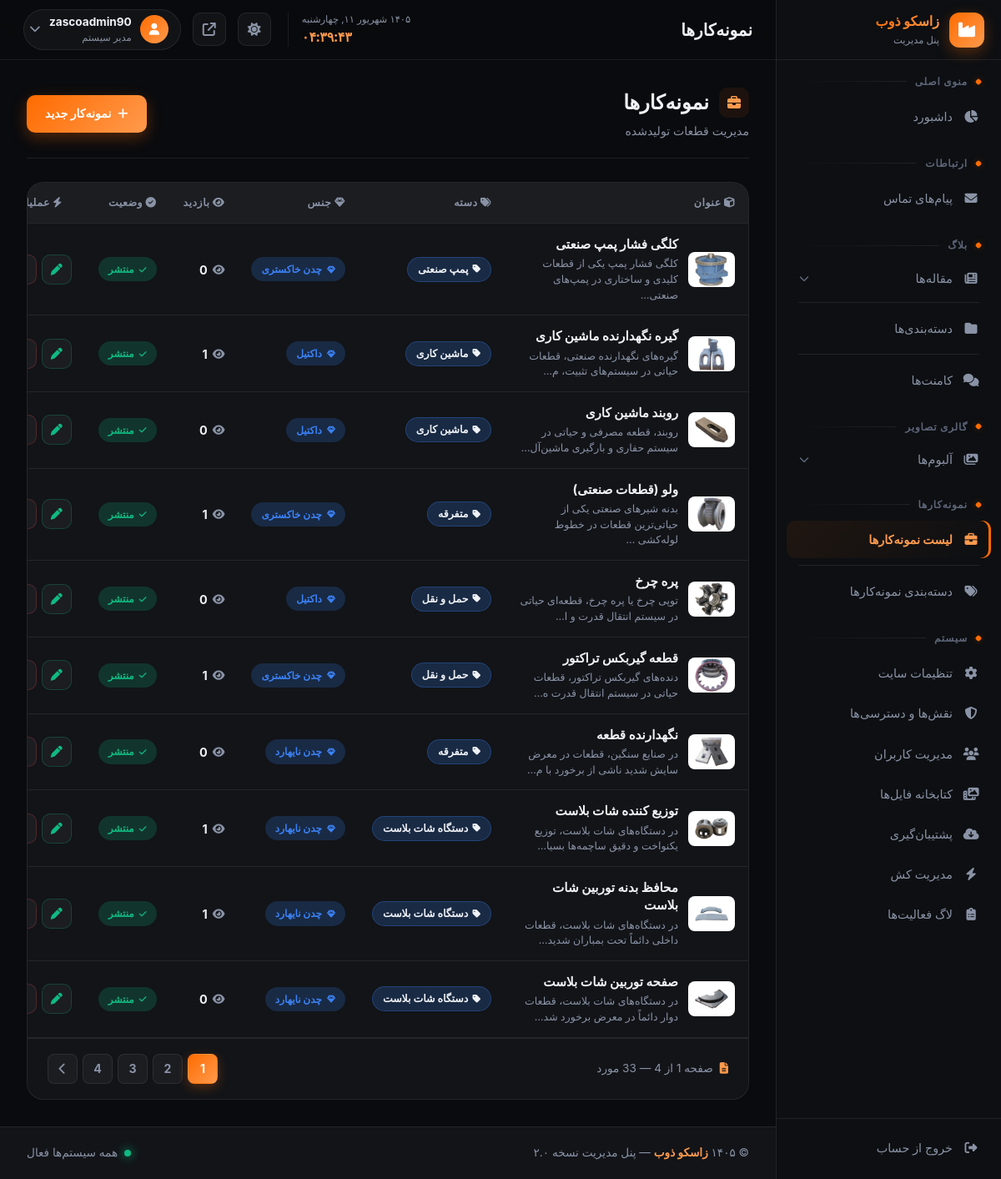
/zasco-admin-x9k2p/portfolio/ (signed in), run on the app's committed database.
### portfolio/models.py (models this page shows, shortened)
class PortfolioItem(SoftDeleteModel):
    title = models.CharField('عنوان قطعه', max_length=200)
    slug = models.SlugField('اسلاگ', max_length=220, unique=True, allow_unicode=True)
    category = models.ForeignKey(
        PortfolioCategory, verbose_name='دسته',
        null=True, blank=True, on_delete=models.SET_NULL, related_name='items'
    )
    summary = models.CharField('خلاصه', max_length=300, blank=True)
    content = RichTextUploadingField('توضیحات کامل', blank=True)
    featured_image = models.ImageField('تصویر شاخص', upload_to='portfolio/%Y/%m/')
    image_alt = models.CharField('متن جایگزین تصویر (سئو)', max_length=200, blank=True)
    material = models.CharField('جنس آلیاژ', max_length=100, blank=True)
    weight = models.CharField('وزن قطعه', max_length=50, blank=True)
    standard = models.CharField('استاندارد', max_length=100, blank=True)
    meta_description = models.CharField('توضیحات متا سئو', max_length=300, blank=True)
    published = models.BooleanField('منتشر شده', default=True)
    views = models.PositiveIntegerField('بازدید', default=0)
    created = models.DateTimeField('تاریخ ایجاد', auto_now_add=True)
    updated = models.DateTimeField('به‌روزرسانی', auto_now=True)
    class Meta:
        verbose_name = 'نمونه‌کار'
        verbose_name_plural = 'نمونه‌کارها'
        ordering = ['-created']

class PortfolioCategory(SoftDeleteModel):
    title = models.CharField('عنوان دسته', max_length=120)
    slug = models.SlugField('اسلاگ', max_length=160, unique=True, allow_unicode=True)
    description = models.TextField('توضیحات سئو', blank=True)
    order = models.PositiveIntegerField('ترتیب', default=0)
    class Meta:
        verbose_name = 'دسته نمونه‌کار'
        verbose_name_plural = 'دسته‌های نمونه‌کار'
        ordering = ['order', 'title']

### panel/views.py (the view)
# urls.py: path('portfolio/', views.portfolio_list, name='portfolio_list'),
@login_required
def portfolio_list(request):
    if not request.user.is_staff:
        return redirect('panel:login')
    items = PortfolioItem.objects.select_related('category').order_by('-created')
    paginator = Paginator(items, 10)
    items = paginator.get_page(request.GET.get('page'))
    return render(request, 'main_pages/portfolio/portfolio_list.html', {'items': items})

### main/context_processors.py (called while the page is built)
def site_settings(request):
    return {'site': SiteSetting.load()}

### main/models.py (called while the page is built)
    def get_queryset(self):
        return super().get_queryset().filter(is_deleted=False)

    @classmethod
    def load(cls):
        obj, _ = cls.objects.get_or_create(pk=1)
        return obj

### panel/context_processors.py (called while the page is built)
def panel_badges(request):
    if not (request.user.is_authenticated and request.user.is_staff):
        return {}
    return {
        'pending_comments': Comment.objects.filter(approved=False, is_deleted=False).count(),
    }

def user_permissions(request):
    if not hasattr(request, 'user') or not request.user.is_authenticated:
        return {'user_perms': UserPermissions(set())}
    if request.user.is_superuser:
        all_perms = {code for code, _ in CustomRole.ALL_PERMISSIONS}
        return {'user_perms': UserPermissions(all_perms)}
    if hasattr(request.user, 'profile') and request.user.profile.role:
        perms = set(request.user.profile.role.permissions)
        return {'user_perms': UserPermissions(perms)}
    return {'user_perms': UserPermissions(set())}

    def __getattr__(self, name):
        return name in self._perms

### panel/templates/main_pages/portfolio/portfolio_list.html (shortened to what this page needs)
{% extends 'layouts/panel_base.html' %}
{% block content %}
<div class="page-header">
    <div>
        <h1 class="page-title"><i class="fa-solid fa-briefcase"></i> نمونه‌کارها</h1>
        <p class="page-subtitle">مدیریت قطعات تولیدشده</p>
    </div>
    <a href="{% url 'panel:portfolio_add' %}" class="btn btn-primary">
        <i class="fa-solid fa-plus"></i> نمونه‌کار جدید
    </a>
</div>
<div class="card">
    <div class="table-responsive">
        <table class="data-table">
            <thead>
                <tr>
                    <th><i class="fa-solid fa-cube"></i> عنوان</th>
                    <th><i class="fa-solid fa-tags"></i> دسته</th>
                    <th><i class="fa-solid fa-gem"></i> جنس</th>
                    <th><i class="fa-solid fa-eye"></i> بازدید</th>
                    <th><i class="fa-solid fa-circle-check"></i> وضعیت</th>
                    <th style="text-align:center;"><i class="fa-solid fa-bolt"></i> عملیات</th>
                </tr>
            </thead>
            <tbody>
                {% for it in items %}
                <tr>
                    <td>
                        <div class="post-title-cell">
                            <div class="post-thumb">
                                {% if it.featured_image %}<img src="{{ it.featured_image.url }}" alt="">{% else %}<i class="fa-solid fa-cube"></i>{% endif %}
                            </div>
                            <div class="post-info">
                                <strong>{{ it.title }}</strong>
                                {% if it.summary %}<span class="post-excerpt">{{ it.summary|truncatechars:60 }}</span>{% endif %}
                            </div>
                        </div>
                    </td>
                    <td>
                        {% if it.category %}
                        <span class="cat-child solo"><i class="fa-solid fa-tag"></i> {{ it.category.title }}</span>
                        {% else %}
                        <span class="text-muted">بدون دسته</span>
                        {% endif %}
                    </td>
                    <td>
                        {% if it.material %}
                        <span class="badge badge-info"><i class="fa-solid fa-gem"></i> {{ it.material }}</span>
                        {% else %}
                        <span class="text-muted">—</span>
                        {% endif %}
                    </td>
                    <td><span class="metric-cell"><i class="fa-solid fa-eye"></i> {{ it.views|default:0 }}</span></td>
                    <td>
                        {% if it.published %}
                        <span class="badge badge-success"><i class="fa-solid fa-check"></i> منتشر</span>
                        {% else %}
                        <span class="badge badge-warning"><i class="fa-solid fa-pen"></i> پیش‌نویس</span>
                        {% endif %}
                    </td>
                    <td>
                        <div class="actions" style="justify-content:center;">
                            <a href="{% url 'panel:portfolio_edit' it.id %}" class="btn-icon success" title="ویرایش"><i class="fa-solid fa-pen"></i></a>
                            <a href="{% url 'panel:portfolio_delete' it.id %}" class="btn-icon danger" title="حذف"
                               onclick="return confirm('آیا از حذف «{{ it.title }}» مطمئن هستید؟');"></a>
                        </div>
                    </td>
                </tr>
                {% endfor %}
            </tbody>
        </table>
    </div>
    {% include 'partials/panel_pagination.html' with page_obj=items %}
</div>
{% endblock %}

### panel/templates/partials/header.html (shortened to what this page needs)
<header class="panel-header">
    <div class="header-right">
        <div class="page-title-wrap">
            <h1 class="page-title" id="pageTitle">داشبورد</h1>
        </div>
    </div>
    <div class="header-left">
        <div class="header-datetime">
            <div class="datetime-date" id="jalaliDate"></div>
            <div class="datetime-time" id="liveTime">--:--</div>
        </div>
        <button class="theme-toggle" id="themeToggle" aria-label="تغییر تم" title="تغییر تم روشن/تیره">
            <i class="fa-solid fa-sun"></i>
        </button>
        <a href="/" target="_blank" class="header-icon-btn" title="مشاهده سایت">
            <i class="fa-solid fa-arrow-up-right-from-square"></i>
        </a>
        <div class="user-menu" id="userMenu">
            <button class="user-btn">
                <div class="user-avatar"><i class="fa-solid fa-user"></i></div>
                <div class="user-info">
                    <strong>{{ request.user.username }}</strong>
                    <small>مدیر سیستم</small>
                </div>
                <i class="fa-solid fa-chevron-down user-chevron"></i>
            </button>
        </div>
    </div>
</header>

### data on the page
PortfolioItem: featured_image (picture), title "کلگی فشار پمپ صنعتی", summary "کلگی فشار پمپ یکی از قطعات کلیدی و ساختاری در پمپ‌های صنعتی…", category "پمپ صنعتی", material "چدن خاکستری", views "0", published True (drawn)
PortfolioItem: featured_image (picture), title "گیره نگهدارنده ماشین کاری", summary "گیره‌های نگهدارنده صنعتی، قطعات حیاتی در سیستم‌های تثبیت، م…", category "ماشین کاری", material "داکتیل", views "1", published True (drawn)
PortfolioItem: featured_image (picture), title "روبند ماشین کاری", summary "روبند، قطعه مصرفی و حیاتی در سیستم حفاری و بارگیری ماشین‌آل…", category "ماشین کاری", material "داکتیل", views "0", published True (drawn)
PortfolioItem: featured_image (picture), title "ولو (قطعات صنعتی)", summary "بدنه شیرهای صنعتی یکی از حیاتی‌ترین قطعات در خطوط لوله‌کشی …", category "متفرقه", material "چدن خاکستری", views "1", published True (drawn)
PortfolioItem: featured_image (picture), title "پره چرخ", summary "توپی چرخ یا پره چرخ، قطعه‌ای حیاتی در سیستم انتقال قدرت و ا…", category "حمل و نقل", material "داکتیل", views "0", published True (drawn)
PortfolioItem: featured_image (picture), title "قطعه گیربکس تراکتور", summary "دنده‌های گیربکس تراکتور، قطعات حیاتی در سیستم انتقال قدرت ه…", category "حمل و نقل", material "چدن خاکستری", views "1", published True (drawn)
PortfolioItem: featured_image (picture), title "نگهدارنده قطعه", summary "در صنایع سنگین، قطعات در معرض سایش شدید ناشی از برخورد با م…", category "متفرقه", material "چدن نایهارد", views "0", published True (drawn)
PortfolioItem: featured_image (picture), title "توزیع کننده شات بلاست", summary "در دستگاه‌های شات بلاست، توزیع یکنواخت و دقیق ساچمه‌ها بسیا…", category "دستگاه شات بلاست", material "چدن نایهارد", views "1", published True (drawn)
PortfolioItem: featured_image (picture), title "محافظ بدنه توربین شات بلاست", summary "در دستگاه‌های شات بلاست، قطعات داخلی دائماً تحت بمباران شدید…", category "دستگاه شات بلاست", material "چدن نایهارد", views "1", published True (drawn)
PortfolioItem: featured_image (picture), title "صفحه توربین شات بلاست", summary "در دستگاه‌های شات بلاست، قطعات دوار دائماً در معرض برخورد شد…", category "دستگاه شات بلاست", material "چدن نایهارد", views "0", published True (drawn)

### other printed values
{{ request.user.username }} "zascoadmin90"
{{ page_obj.paginator.num_pages }} "4"
{{ num }} "1" "2" "3" "4"
